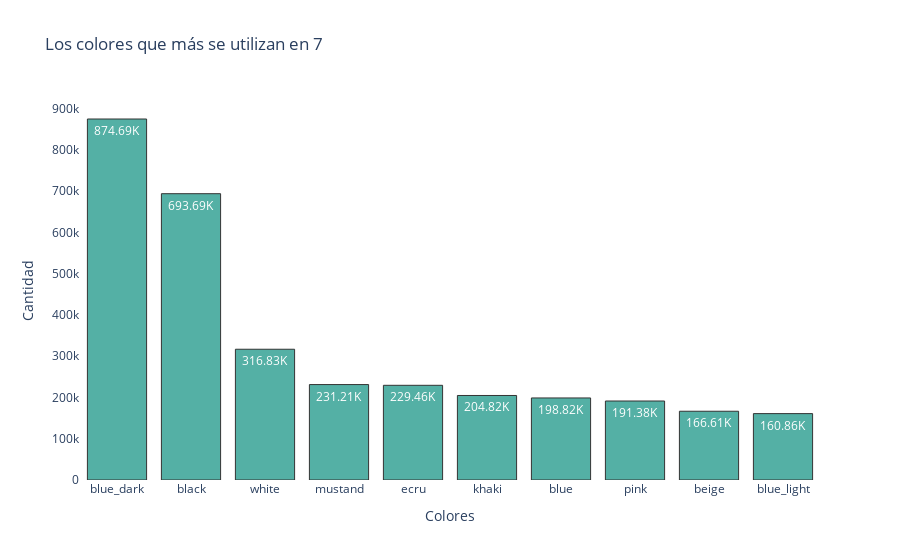

Notebook code cell kept with this figure:
### Code cell
colores = paleta[1]
orden=orden[0:10]
fig = go.Figure(data=[go.Bar(x=orden, y=orden1,text=orden,textposition='auto',texttemplate = [human_format(a) for a in orden1], orientation='v')])
fig.update_traces(marker_color=colores,marker_line_width=1, opacity=0.8, marker_line_color = 'black')

fig.update_layout(
    title='Los colores que más se utilizan en 7',
    xaxis_title = 'Colores',
    yaxis_title = 'Cantidad',
    paper_bgcolor='white',
    plot_bgcolor='white')

### Figure 1 — Plotly figure (JSON) as saved in the notebook; plotly's stock layout.template omitted (floating-point values rounded to 4 significant figures)
{"data": [{"marker": {"color": "#2A9D8F", "line": {"color": "black", "width": 1}}, "opacity": 0.8, "orientation": "v", "text": ["blue_dark", "black", "white", "mustand", "ecru", "khaki", "blue", "pink", "beige", "blue_light"], "textposition": "auto", "texttemplate": ["874.69K", "693.69K", "316.83K", "231.21K", "229.46K", "204.82K", "198.82K", "191.38K", "166.61K", "160.86K", "141.59K", "108.28K", "103.92K", "103.82K", "100.92K", "93.17K", "88.40K", "80.42K", "67.87K", "61.21K", "58.42K", "50.67K", "49.91K", "41.42K", "40.11K", "38.56K", "33.78K", "32.40K", "26.33K", "24.76K", "23.11K", "13.54K", "9.58K", "6.92K", "6.33K", "3.19K", "2.10K", "1.45K"], "type": "bar", "x": ["blue_dark", "black", "white", "mustand", "ecru", "khaki", "blue", "pink", "beige", "blue_light"], "y": [874690, 693689, 316832, 231213, 229457, 204822, 198818, 191384, 166613, 160858, 141595, 108277, 103917, 103824, 100916, 93172, 88401, 80415, 67867, 61210, 58420, 50675, 49907, 41422, 40112, 38562, 33781, 32404, 26327, 24758, 23112, 13538, 9578, 6916, 6325, 3190, 2100, 1451]}], "layout": {"paper_bgcolor": "white", "plot_bgcolor": "white", "title": {"text": "Los colores que más se utilizan en 7"}, "xaxis": {"title": {"text": "Colores"}}, "yaxis": {"title": {"text": "Cantidad"}}}}
